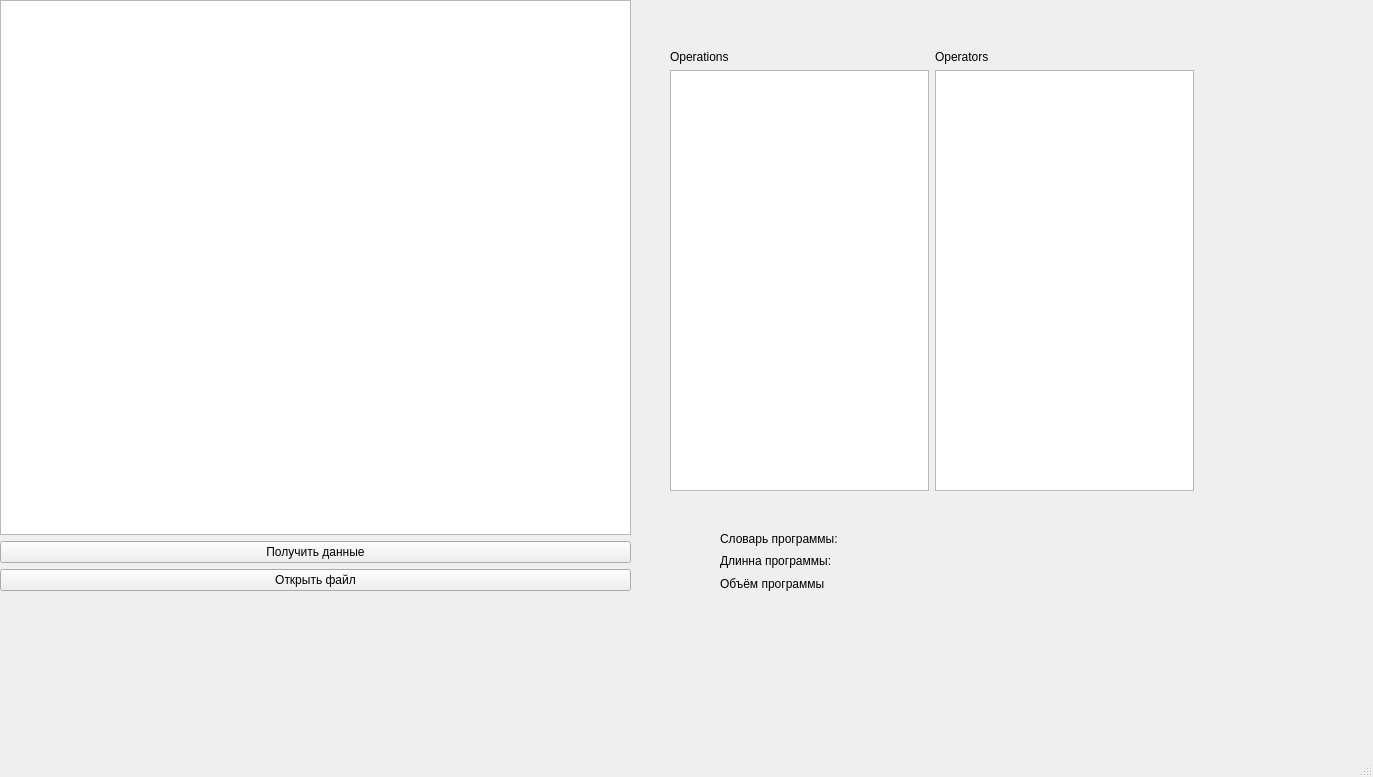
<?xml version="1.0" encoding="UTF-8"?>
<ui version="4.0">
 <class>MainWindow</class>
 <widget class="QMainWindow" name="MainWindow">
  <property name="geometry">
   <rect>
    <x>0</x>
    <y>0</y>
    <width>1373</width>
    <height>777</height>
   </rect>
  </property>
  <property name="windowTitle">
   <string>MainWindow</string>
  </property>
  <widget class="QWidget" name="centralwidget">
   <widget class="QWidget" name="layoutWidget">
    <property name="geometry">
     <rect>
      <x>0</x>
      <y>0</y>
      <width>631</width>
      <height>591</height>
     </rect>
    </property>
    <layout class="QVBoxLayout" name="verticalLayout">
     <item>
      <widget class="QPlainTextEdit" name="plainTextEdit"/>
     </item>
     <item>
      <widget class="QPushButton" name="pushButton">
       <property name="text">
        <string>Получить данные</string>
       </property>
      </widget>
     </item>
     <item>
      <widget class="QPushButton" name="pushButton_2">
       <property name="text">
        <string>Открыть файл</string>
       </property>
      </widget>
     </item>
    </layout>
   </widget>
   <widget class="QWidget" name="">
    <property name="geometry">
     <rect>
      <x>670</x>
      <y>50</y>
      <width>524</width>
      <height>441</height>
     </rect>
    </property>
    <layout class="QHBoxLayout" name="horizontalLayout">
     <item>
      <layout class="QVBoxLayout" name="verticalLayout_2">
       <item>
        <widget class="QLabel" name="label">
         <property name="text">
          <string>Operations</string>
         </property>
        </widget>
       </item>
       <item>
        <widget class="QListWidget" name="functions"/>
       </item>
      </layout>
     </item>
     <item>
      <layout class="QVBoxLayout" name="verticalLayout_3">
       <item>
        <widget class="QLabel" name="label_2">
         <property name="text">
          <string>Operators</string>
         </property>
        </widget>
       </item>
       <item>
        <widget class="QListWidget" name="variables"/>
       </item>
      </layout>
     </item>
    </layout>
   </widget>
   <widget class="QWidget" name="">
    <property name="geometry">
     <rect>
      <x>720</x>
      <y>530</y>
      <width>371</width>
      <height>62</height>
     </rect>
    </property>
    <layout class="QVBoxLayout" name="verticalLayout_4">
     <item>
      <widget class="QLabel" name="label_3">
       <property name="text">
        <string>Словарь программы:</string>
       </property>
      </widget>
     </item>
     <item>
      <widget class="QLabel" name="label_4">
       <property name="text">
        <string>Длинна программы:</string>
       </property>
      </widget>
     </item>
     <item>
      <widget class="QLabel" name="label_5">
       <property name="text">
        <string>Объём программы</string>
       </property>
      </widget>
     </item>
    </layout>
   </widget>
  </widget>
  <widget class="QMenuBar" name="menubar">
   <property name="geometry">
    <rect>
     <x>0</x>
     <y>0</y>
     <width>1373</width>
     <height>21</height>
    </rect>
   </property>
  </widget>
  <widget class="QStatusBar" name="statusbar"/>
 </widget>
 <resources/>
 <connections/>
</ui>
